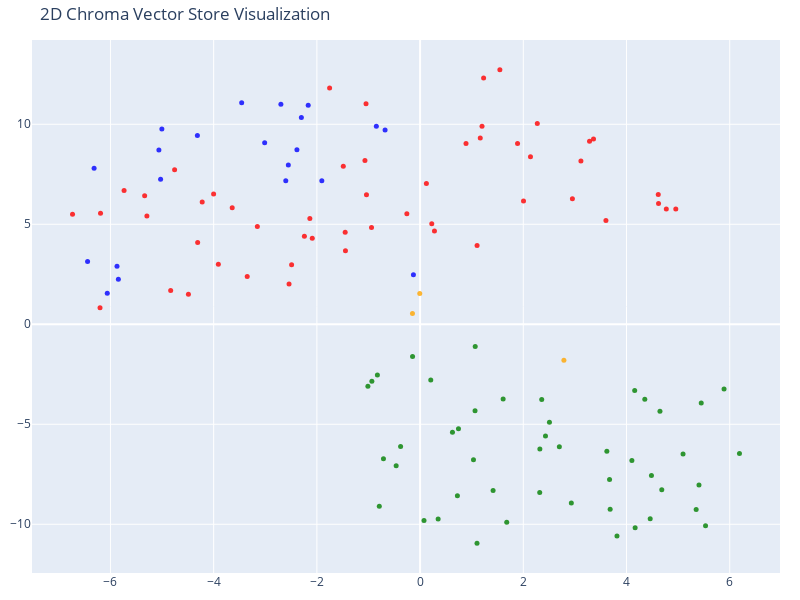

This figure's notebook cell:
### Code cell
# We humans find it easier to visalize things in 2D!
# Reduce the dimensionality of the vectors to 2D using t-SNE
# (t-distributed stochastic neighbor embedding)

tsne = TSNE(n_components=2, random_state=42)
reduced_vectors = tsne.fit_transform(vectors)

# Create the 2D scatter plot
fig = go.Figure(data=[go.Scatter(
    x=reduced_vectors[:, 0],
    y=reduced_vectors[:, 1],
    mode='markers',
    marker=dict(size=5, color=colors, opacity=0.8),
    text=[f"Type: {t}<br>Text: {d[:100]}..." for t, d in zip(doc_types, documents)],
    hoverinfo='text'
)])

fig.update_layout(
    title='2D Chroma Vector Store Visualization',
    scene=dict(xaxis_title='x',yaxis_title='y'),
    width=800,
    height=600,
    margin=dict(r=20, b=10, l=10, t=40)
)

fig.show()

### Figure 1 — Plotly figure (JSON) as saved in the notebook; plotly's stock layout.template omitted (floating-point values rounded to 4 significant figures)
{"data": [{"hoverinfo": "text", "marker": {"color": ["blue", "blue", "blue", "blue", "blue", "blue", "blue", "blue", "blue", "blue", "blue", "blue", "blue", "blue", "blue", "blue", "blue", "blue", "blue", "blue", "blue", "red", "red", "red", "red", "red", "red", "red", "red", "red", "red", "red", "red", "red", "red", "red", "red", "red", "red", "red", "red", "red", "red", "red", "red", "red", "red", "red", "red", "red", "red", "red", "red", "red", "red", "red", "red", "red", "red", "red", "red", "red", "red", "red", "red", "red", "red", "red", "red", "red", "red", "red", "red", "orange", "orange", "orange", "green", "green", "green", "green", "green", "green", "green", "green", "green", "green", "green", "green", "green", "green", "green", "green", "green", "green", "green", "green", "green", "green", "green", "green", "green", "green", "green", "green", "green", "green", "green", "green", "green", "green", "green", "green", "green", "green", "green", "green", "green", "green", "green", "green", "green", "green", "green"], "opacity": 0.8, "size": 5}, "mode": "markers", "text": ["Type: products<br>Text: # Product Summary\n\n# Rellm: AI-Powered Enterprise Reinsurance Solution\n\n## Summary\n\nRellm is an inno...", "Type: products<br>Text: ### Seamless Integrations\nRellm's architecture is designed for effortless integration with existing ...", "Type: products<br>Text: ### Regulatory Compliance Tools\nRellm includes built-in compliance tracking features to help organiz...", "Type: products<br>Text: Join the growing number of organizations leveraging Rellm to enhance their reinsurance processes whi...", "Type: products<br>Text: Experience the future of reinsurance with Rellm, where innovation meets reliability. Let Insurellm h...", "Type: products<br>Text: # Product Summary\n\n# Markellm\n\n## Summary\n\nMarkellm is an innovative two-sided marketplace designed ...", "Type: products<br>Text: - **User-Friendly Interface**: Designed with user experience in mind, Markellm features an intuitive...", "Type: products<br>Text: - **Customer Support**: Our dedicated support team is always available to assist both consumers and ...", "Type: products<br>Text: ### For Insurance Companies:\n- **Basic Listing Fee**: $199/month for a featured listing on the platf...", "Type: products<br>Text: ### Q3 2025\n- Initiate a comprehensive marketing campaign targeting both consumers and insurers to i...", "Type: products<br>Text: # Product Summary\n\n# Homellm\n\n## Summary\nHomellm is an innovative home insurance product developed b...", "Type: products<br>Text: ### 2. Dynamic Pricing Model\nWith Homellm's innovative dynamic pricing model, insurance providers ca...", "Type: products<br>Text: ### 5. Multi-Channel Integration\nHomellm seamlessly integrates into existing insurance platforms, pr...", "Type: products<br>Text: - **Basic Tier:** Starting at $5,000/month for small insurers with basic integration features.\n- **S...", "Type: products<br>Text: All tiers include a comprehensive training program and ongoing updates to ensure optimal performance...", "Type: products<br>Text: With Homellm, Insurellm is committed to transforming the landscape of home insurance, ensuring both ...", "Type: products<br>Text: # Product Summary\n\n# Carllm\n\n## Summary\n\nCarllm is an innovative auto insurance product developed by...", "Type: products<br>Text: - **Instant Quoting**: With Carllm, insurance companies can offer near-instant quotes to customers, ...", "Type: products<br>Text: - **Mobile Integration**: Carllm is designed to work seamlessly with mobile applications, providing ...", "Type: products<br>Text: - **Professional Tier**: $2,500/month\n  - For medium-sized companies.\n  - All Basic Tier features pl...", "Type: products<br>Text: ### Q2 2025: Customer Experience Improvements\n- Launch of a new **mobile app** for end-users.\n- Intr...", "Type: contracts<br>Text: # Contract with GreenField Holdings for Markellm\n\n**Effective Date:** November 15, 2023  \n**Contract...", "Type: contracts<br>Text: ## Renewal\n1. **Automatic Renewal**: This contract will automatically renew for sequential one-year ...", "Type: contracts<br>Text: ## Features\n1. **AI-Powered Matching**: Access to advanced algorithms that connect GreenField Holdin...", "Type: contracts<br>Text: ## Support\n1. **Customer Support Access**: The Client will have access to dedicated support through ...", "Type: contracts<br>Text: **Signatures:**  \n_________________________                           _________________________  \n**...", "Type: contracts<br>Text: # Contract with Apex Reinsurance for Rellm: AI-Powered Enterprise Reinsurance Solution\n\n## Terms\n\n1....", "Type: contracts<br>Text: ## Renewal\n\n1. **Automatic Renewal**: This Agreement will automatically renew for successive one-yea...", "Type: contracts<br>Text: 2. **Seamless Integrations**: The architecture of Rellm allows for easy integration with existing sy...", "Type: contracts<br>Text: 1. **Technical Support**: Provider shall offer dedicated technical support to the Client via phone, ...", "Type: contracts<br>Text: **Insurellm, Inc.**  \n_____________________________  \nAuthorized Signature   \nDate: ________________...", "Type: contracts<br>Text: # Contract with Greenstone Insurance for Homellm\n\n---\n\n## Terms\n\n1. **Parties**: This Contract (\"Agr...", "Type: contracts<br>Text: 4. **Payment Terms**: \n   - The Customer shall pay an amount of $10,000 per month for the Standard T...", "Type: contracts<br>Text: ---\n\n## Features\n\n- **AI-Powered Risk Assessment**: Customer will have access to enhanced risk evalu...", "Type: contracts<br>Text: - **Customer Portal**: A dedicated portal will be provided, allowing the Customer's clients to manag...", "Type: contracts<br>Text: ______________________________  \n[Name], [Title]  \nDate: ______________________\n\n**For Greenstone In...", "Type: contracts<br>Text: # Contract with Roadway Insurance Inc. for Carllm\n\n---\n\n## Terms\n\n1. **Agreement Effective Date**: T...", "Type: contracts<br>Text: ---\n\n## Renewal\n\n1. **Automatic Renewal**: This agreement will automatically renew for an additional...", "Type: contracts<br>Text: ---\n\n## Features\n\n1. **Access to Core Features**: Roadway Insurance Inc. will have access to all Pro...", "Type: contracts<br>Text: ---\n\n## Support\n\n1. **Technical Support**: Roadway Insurance Inc. will receive priority technical su...", "Type: contracts<br>Text: # Contract with Stellar Insurance Co. for Rellm\n\n## Terms\nThis contract is made between **Insurellm*...", "Type: contracts<br>Text: ### Termination\nEither party may terminate this agreement with a **30-day written notice**. In the e...", "Type: contracts<br>Text: ## Features\nStellar Insurance Co. will receive access to the following features of the Rellm product...", "Type: contracts<br>Text: ## Support\nInsurellm provides Stellar Insurance Co. with the following support services:\n\n- **24/7 T...", "Type: contracts<br>Text: # Contract with TechDrive Insurance for Carllm\n\n**Contract Date:** October 1, 2024  \n**Contract Dura...", "Type: contracts<br>Text: ## Renewal\n\n1. **Automatic Renewal**: This contract shall automatically renew for additional one-yea...", "Type: contracts<br>Text: ## Support\n\n1. **Customer Support**: Insurellm will provide 24/7 customer support to TechDrive Insur...", "Type: contracts<br>Text: **TechDrive Insurance Representative:**  \nName: Sarah Johnson  \nTitle: Operations Director  \nDate: _...", "Type: contracts<br>Text: # Contract with Belvedere Insurance for Markellm\n\n## Terms\nThis Contract (\"Agreement\") is made and e...", "Type: contracts<br>Text: ## Renewal\n1. **Renewal Terms**: This Agreement may be renewed for additional one-year terms upon mu...", "Type: contracts<br>Text: ## Features\n1. **AI-Powered Matching**: Belvedere Insurance will benefit from Markellm's AI-powered ...", "Type: contracts<br>Text: ## Support\n1. **Technical Support**: Technical support will be available from 9 AM to 7 PM EST, Mond...", "Type: contracts<br>Text: **Belvedere Insurance**  \nSignature: ______________________  \nName: [Authorized Signatory]  \nTitle: ...", "Type: contracts<br>Text: # Contract with Velocity Auto Solutions for Carllm\n\n**Contract Date:** October 1, 2023  \n**Contract ...", "Type: contracts<br>Text: ## Renewal\n\n1. **Automatic Renewal**: This contract will automatically renew for successive 12-month...", "Type: contracts<br>Text: ## Support\n\n1. **Customer Support**: Velocity Auto Solutions will have access to Insurellm’s custome...", "Type: contracts<br>Text: # Contract with GreenValley Insurance for Homellm\n\n**Contract Date:** October 6, 2023  \n**Contract N...", "Type: contracts<br>Text: 4. **Confidentiality:** Both parties agree to maintain the confidentiality of proprietary informatio...", "Type: contracts<br>Text: 1. **AI-Powered Risk Assessment:** Access to advanced AI algorithms for real-time risk evaluations.\n...", "Type: contracts<br>Text: 3. **Regular Updates:** Insurellm will offer ongoing updates and enhancements to the Homellm platfor...", "Type: contracts<br>Text: # Contract with EverGuard Insurance for Rellm: AI-Powered Enterprise Reinsurance Solution\n\n**Contrac...", "Type: contracts<br>Text: 4. **Usage Rights**: EverGuard Insurance is granted a non-exclusive, non-transferable license to acc...", "Type: contracts<br>Text: 1. **Core Functionality**: Rellm provides EverGuard Insurance with advanced AI-driven analytics, sea...", "Type: contracts<br>Text: 1. **Customer Support**: Insurellm will provide EverGuard Insurance with 24/7 customer support, incl...", "Type: contracts<br>Text: ---\n\n**Signatures**  \n**For Insurellm**: __________________________  \n**Name**: John Smith  \n**Title...", "Type: contracts<br>Text: # Contract with BrightWay Solutions for Markellm\n\n**Contract Date:** October 5, 2023  \n**Contract ID...", "Type: contracts<br>Text: 3. **Service Level Agreement (SLA):**  \n   Insurellm commits to a 99.9% uptime for the platform with...", "Type: contracts<br>Text: 2. **Real-Time Quote Availability:**  \n   Consumers sourced via BrightWay Solutions will receive rea...", "Type: contracts<br>Text: 3. **Training and Onboarding:**  \n   Insurellm agrees to provide one free training session on how to...", "Type: contracts<br>Text: # Contract with Pinnacle Insurance Co. for Homellm\n\n## Terms\nThis contract (\"Contract\") is entered i...", "Type: contracts<br>Text: ## Renewal\n1. **Renewal Terms**: At the end of the initial term, this Contract shall automatically r...", "Type: contracts<br>Text: ## Features\n1. **AI-Powered Risk Assessment**: Utilized for tailored underwriting decisions specific...", "Type: contracts<br>Text: ## Support\n1. **Technical Support**: Insurellm shall provide 24/7 technical support via an email and...", "Type: company<br>Text: # Overview of Insurellm\n\nInsurellm is an innovative insurance tech firm with 200 employees across th...", "Type: company<br>Text: # Careers at Insurellm\n\nInsurellm is hiring! We are looking for talented software engineers, data sc...", "Type: company<br>Text: # About Insurellm\n\nInsurellm was founded by Avery Lancaster in 2015 as an insurance tech startup des...", "Type: employees<br>Text: # HR Record\n\n# Alex Chen\n\n## Summary\n- **Date of Birth:** March 15, 1990  \n- **Job Title:** Backend ...", "Type: employees<br>Text: ## Annual Performance History\n- **2020:**  \n  - Completed onboarding successfully.  \n  - Met expecta...", "Type: employees<br>Text: ## Compensation History\n- **2020:** Base Salary: $80,000  \n- **2021:** Base Salary Increase to $90,0...", "Type: employees<br>Text: Alex Chen continues to be a vital asset at Insurellm, contributing significantly to innovative backe...", "Type: employees<br>Text: # HR Record\n\n# Oliver Spencer\n\n## Summary\n- **Date of Birth**: May 14, 1990  \n- **Job Title**: Backe...", "Type: employees<br>Text: ## Annual Performance History\n- **2018**: **3/5** - Adaptable team player but still learning to take...", "Type: employees<br>Text: ## Compensation History\n- **March 2018**: Initial salary of $80,000.\n- **July 2019**: Salary increas...", "Type: employees<br>Text: # HR Record\n\n# Emily Tran\n\n## Summary\n- **Date of Birth:** March 18, 1991  \n- **Job Title:** Digital...", "Type: employees<br>Text: - **January 2017 - May 2018**: Marketing Intern  \n  - Supported the Marketing team by collaborating ...", "Type: employees<br>Text: - **2021**:  \n  - Performance Rating: Meets Expectations  \n  - Key Achievements: Contributed to the ...", "Type: employees<br>Text: - **Professional Development Goals**:  \n  - Emily Tran aims to become a Marketing Manager within the...", "Type: employees<br>Text: # HR Record\n\n# Jordan Blake\n\n## Summary\n- **Date of Birth:** March 15, 1993  \n- **Job Title:** Sales...", "Type: employees<br>Text: ## Annual Performance History\n- **2021:** First year at Insurellm; achieved 90% of monthly targets. ...", "Type: employees<br>Text: ## Other HR Notes\n- Jordan has shown an interest in continuing education, actively participating in ...", "Type: employees<br>Text: # Avery Lancaster\n\n## Summary\n- **Date of Birth**: March 15, 1985  \n- **Job Title**: Co-Founder & Ch...", "Type: employees<br>Text: - **2010 - 2013**: Business Analyst at Edge Analytics  \n  Prior to joining Innovate, Avery worked as...", "Type: employees<br>Text: - **2018**: **Exceeds Expectations**  \n  Under Avery’s pivoted vision, Insurellm launched two new su...", "Type: employees<br>Text: - **2022**: **Satisfactory**  \n  Avery focused on rebuilding team dynamics and addressing employee c...", "Type: employees<br>Text: ## Compensation History\n- **2015**: $150,000 base salary + Significant equity stake  \n- **2016**: $1...", "Type: employees<br>Text: ## Other HR Notes\n- **Professional Development**: Avery has actively participated in leadership trai...", "Type: employees<br>Text: # HR Record\n\n# Maxine Thompson\n\n## Summary\n- **Date of Birth:** January 15, 1991  \n- **Job Title:** ...", "Type: employees<br>Text: ## Insurellm Career Progression\n- **January 2017 - October 2018**: **Junior Data Engineer**  \n  * Ma...", "Type: employees<br>Text: ## Annual Performance History\n- **2017**: *Meets Expectations*  \n  Maxine showed potential in her ro...", "Type: employees<br>Text: - **2021**: *Exceeds Expectations*  \n  Maxine spearheaded the transition to a new data warehousing s...", "Type: employees<br>Text: ## Compensation History\n- **2017**: $70,000 (Junior Data Engineer)  \n- **2018**: $75,000 (Junior Dat...", "Type: employees<br>Text: # Samantha Greene\n\n## Summary\n- **Date of Birth:** October 14, 1990\n- **Job Title:** HR Generalist\n-...", "Type: employees<br>Text: ## Annual Performance History\n- **2020:** Exceeds Expectations  \n  Samantha Greene demonstrated exce...", "Type: employees<br>Text: ## Compensation History\n- **2020:** Base Salary - $55,000  \n  The entry-level salary matched industr...", "Type: employees<br>Text: - **2023:** Base Salary - $70,000  \n  Recognized for substantial improvement in employee relations m...", "Type: employees<br>Text: # HR Record\n\n# Alex Thomson\n\n## Summary\n- **Date of Birth:** March 15, 1995  \n- **Job Title:** Sales...", "Type: employees<br>Text: ## Annual Performance History  \n- **2022** - Rated as \"Exceeds Expectations.\" Alex Thomson achieved ...", "Type: employees<br>Text: ## Other HR Notes\n- Alex Thomson is an active member of the Diversity and Inclusion committee at Ins...", "Type: employees<br>Text: # HR Record\n\n# Samuel Trenton\n\n## Summary\n- **Date of Birth:** April 12, 1989  \n- **Job Title:** Sen...", "Type: employees<br>Text: ## Annual Performance History\n- **2023:** Rating: 4.5/5  \n  *Samuel exceeded expectations, successfu...", "Type: employees<br>Text: ## Compensation History\n- **2023:** Base Salary: $115,000 + Bonus: $15,000  \n  *Annual bonus based o...", "Type: employees<br>Text: - **Engagement in Company Culture:** Regularly participates in team-building events and contributes ...", "Type: employees<br>Text: # HR Record\n\n# Alex Harper\n\n## Summary\n- **Date of Birth**: March 15, 1993  \n- **Job Title**: Sales ...", "Type: employees<br>Text: ## Annual Performance History  \n- **2021**:  \n  - **Performance Rating**: 4.5/5  \n  - **Key Achievem...", "Type: employees<br>Text: - **2022**:  \n  - **Base Salary**: $65,000 (Promotion to Senior SDR)  \n  - **Bonus**: $13,000 (20% o...", "Type: employees<br>Text: # HR Record\n\n# Jordan K. Bishop\n\n## Summary\n- **Date of Birth:** March 15, 1990\n- **Job Title:** Fro...", "Type: employees<br>Text: ## Annual Performance History\n- **2019:** Exceeds Expectations - Continuously delivered high-quality...", "Type: employees<br>Text: ## Compensation History\n- **June 2018:** Starting Salary - $85,000\n- **June 2019:** Salary Increase ...", "Type: employees<br>Text: ## Other HR Notes\n- Jordan K. Bishop has been an integral part of club initiatives, including the In...", "Type: employees<br>Text: # HR Record\n\n# Emily Carter\n\n## Summary\n- **Date of Birth:** August 12, 1990  \n- **Job Title:** Acco...", "Type: employees<br>Text: - **2017-2019:** Marketing Intern  \n  - Assisted with market research and campaign development for s...", "Type: employees<br>Text: ## Compensation History\n| Year | Base Salary | Bonus         | Total Compensation |\n|------|--------...", "Type: employees<br>Text: Emily Carter exemplifies the kind of talent that drives Insurellm's success and is an invaluable ass..."], "type": "scatter", "x": [-4.316, -5.061, -5.028, -5.004, -6.317, -6.443, -5.873, -5.847, -6.062, -3.457, -3.012, -2.387, -1.904, -2.603, -2.553, -0.1295, -2.301, -2.168, -0.848, -0.6786, -2.698, -2.49, 4.62, -1.753, -6.203, 1.546, -5.736, 2.951, 0.1217, -2.136, 1.23, 0.278, 3.601, -1.488, -1.452, 1.104, 2.271, 4.615, -1.048, 1.2, -6.193, -6.735, -4.757, -5.294, 1.888, 2.139, 0.8895, 1.166, -3.35, 4.955, -3.909, -2.242, -2.539, 3.283, 3.116, 3.36, 0.2259, -0.2568, -1.039, -0.9416, -5.338, -4.222, -4.001, -3.641, -3.154, -4.489, 2.004, -4.833, -1.446, -4.31, 4.771, -1.069, -2.089, -0.006786, 2.786, -0.148, 0.627, -0.3778, 4.167, 1.068, 0.7435, -0.464, 3.815, 4.158, 4.354, 5.095, 5.447, 2.321, 4.483, 2.357, -0.1464, -0.8273, -1.012, -0.9346, 5.349, 0.2069, 1.103, 0.3495, 0.7228, 0.07547, 1.679, 2.318, 1.415, 3.682, 2.93, 2.43, 5.404, 2.506, -0.7907, 4.683, 4.459, 1.035, 2.698, 4.104, 3.671, 1.065, -0.7099, 5.531, 1.609, 3.619, 4.648, 6.189, 5.889], "y": [9.444, 8.715, 7.245, 9.767, 7.807, 3.134, 2.898, 2.253, 1.553, 11.07, 9.074, 8.729, 7.178, 7.182, 7.962, 2.481, 10.34, 10.96, 9.895, 9.715, 11.01, 2.982, 6.041, 11.81, 0.8296, 12.73, 6.69, 6.274, 7.034, 5.287, 12.31, 4.67, 5.194, 7.907, 4.603, 3.939, 10.04, 6.488, 11.03, 9.901, 5.552, 5.501, 7.73, 5.413, 9.043, 8.378, 9.037, 9.319, 2.385, 5.76, 3.001, 4.403, 2.019, 9.155, 8.168, 9.269, 5.02, 5.53, 6.481, 4.834, 6.43, 6.112, 6.513, 5.822, 4.883, 1.505, 6.168, 1.687, 3.671, 4.086, 5.767, 8.184, 4.302, 1.542, -1.796, 0.5409, -5.394, -6.115, -10.18, -1.116, -5.23, -7.07, -10.59, -3.314, -3.751, -6.483, -3.933, -6.24, -7.561, -3.765, -1.61, -2.533, -3.094, -2.854, -9.267, -2.787, -10.95, -9.739, -8.576, -9.81, -9.899, -8.414, -8.31, -9.244, -8.938, -5.592, -8.037, -4.903, -9.094, -8.272, -9.723, -6.775, -6.126, -6.812, -7.762, -4.324, -6.72, -10.08, -3.74, -6.351, -4.347, -6.463, -3.233]}], "layout": {"height": 600, "margin": {"b": 10, "l": 10, "r": 20, "t": 40}, "scene": {"xaxis": {"title": {"text": "x"}}, "yaxis": {"title": {"text": "y"}}}, "title": {"text": "2D Chroma Vector Store Visualization"}, "width": 800}}
